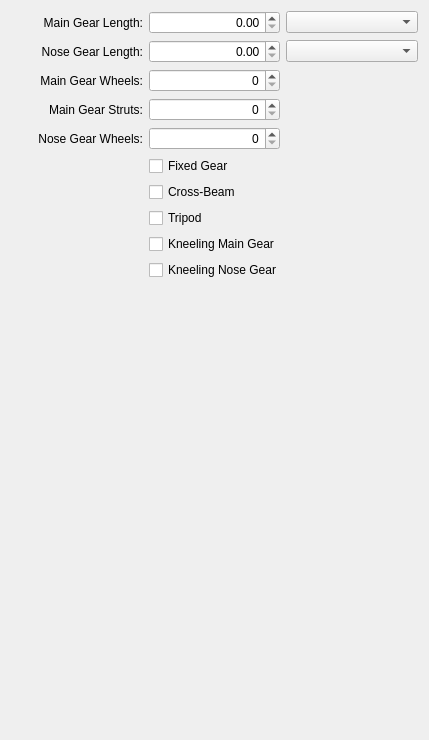
              <widget class="QWidget" name="scrollAreaWidgetContents_7">
               <property name="geometry">
                <rect>
                 <x>0</x>
                 <y>0</y>
                 <width>429</width>
                 <height>740</height>
                </rect>
               </property>
               <layout class="QGridLayout" name="gridLayout_16">
                <item row="2" column="1">
                 <widget class="QSpinBox" name="spinBoxMainGearWheels">
                  <property name="alignment">
                   <set>Qt::AlignRight|Qt::AlignTrailing|Qt::AlignVCenter</set>
                  </property>
                 </widget>
                </item>
                <item row="4" column="0">
                 <widget class="QLabel" name="labelNoseGearWheels">
                  <property name="text">
                   <string>Nose Gear Wheels:</string>
                  </property>
                  <property name="alignment">
                   <set>Qt::AlignRight|Qt::AlignTrailing|Qt::AlignVCenter</set>
                  </property>
                 </widget>
                </item>
                <item row="1" column="0">
                 <widget class="QLabel" name="labelNoseGearLength">
                  <property name="text">
                   <string>Nose Gear Length:</string>
                  </property>
                  <property name="alignment">
                   <set>Qt::AlignRight|Qt::AlignTrailing|Qt::AlignVCenter</set>
                  </property>
                  <property name="buddy">
                   <cstring>spinBoxNoseGearLength</cstring>
                  </property>
                 </widget>
                </item>
                <item row="1" column="1">
                 <widget class="QDoubleSpinBox" name="spinBoxNoseGearLength">
                  <property name="alignment">
                   <set>Qt::AlignRight|Qt::AlignTrailing|Qt::AlignVCenter</set>
                  </property>
                 </widget>
                </item>
                <item row="6" column="1" colspan="2">
                 <widget class="QCheckBox" name="checkBoxGearCross">
                  <property name="toolTip">
                   <string>cross-beam gear (like F-111 Aardvark)</string>
                  </property>
                  <property name="text">
                   <string>Cross-Beam</string>
                  </property>
                 </widget>
                </item>
                <item row="3" column="0">
                 <widget class="QLabel" name="labelMainGearStruts">
                  <property name="text">
                   <string>Main Gear Struts:</string>
                  </property>
                  <property name="alignment">
                   <set>Qt::AlignRight|Qt::AlignTrailing|Qt::AlignVCenter</set>
                  </property>
                  <property name="buddy">
                   <cstring>spinBoxMainGearStruts</cstring>
                  </property>
                 </widget>
                </item>
                <item row="9" column="1" colspan="2">
                 <widget class="QCheckBox" name="checkBoxGearNoseKneel">
                  <property name="toolTip">
                   <string>kneeling gear (like C-5 Galaxy)</string>
                  </property>
                  <property name="text">
                   <string>Kneeling Nose Gear</string>
                  </property>
                 </widget>
                </item>
                <item row="0" column="2">
                 <widget class="ComboUnitsLength" name="comboBoxMainGearLength"/>
                </item>
                <item row="2" column="0">
                 <widget class="QLabel" name="labelMainGearWheels">
                  <property name="text">
                   <string>Main Gear Wheels:</string>
                  </property>
                  <property name="alignment">
                   <set>Qt::AlignRight|Qt::AlignTrailing|Qt::AlignVCenter</set>
                  </property>
                  <property name="buddy">
                   <cstring>spinBoxMainGearWheels</cstring>
                  </property>
                 </widget>
                </item>
                <item row="4" column="1">
                 <widget class="QSpinBox" name="spinBoxNoseGearWheels">
                  <property name="alignment">
                   <set>Qt::AlignRight|Qt::AlignTrailing|Qt::AlignVCenter</set>
                  </property>
                 </widget>
                </item>
                <item row="3" column="1">
                 <widget class="QSpinBox" name="spinBoxMainGearStruts">
                  <property name="alignment">
                   <set>Qt::AlignRight|Qt::AlignTrailing|Qt::AlignVCenter</set>
                  </property>
                 </widget>
                </item>
                <item row="10" column="1">
                 <spacer name="verticalSpacer">
                  <property name="orientation">
                   <enum>Qt::Vertical</enum>
                  </property>
                  <property name="sizeHint" stdset="0">
                   <size>
                    <width>20</width>
                    <height>418</height>
                   </size>
                  </property>
                 </spacer>
                </item>
                <item row="5" column="1" colspan="2">
                 <widget class="QCheckBox" name="checkBoxGearFixed">
                  <property name="text">
                   <string>Fixed Gear</string>
                  </property>
                 </widget>
                </item>
                <item row="0" column="0">
                 <widget class="QLabel" name="labelMainGearLength">
                  <property name="toolTip">
                   <string>extended gear length</string>
                  </property>
                  <property name="text">
                   <string>Main Gear Length:</string>
                  </property>
                  <property name="alignment">
                   <set>Qt::AlignRight|Qt::AlignTrailing|Qt::AlignVCenter</set>
                  </property>
                  <property name="buddy">
                   <cstring>spinBoxMainGearLength</cstring>
                  </property>
                 </widget>
                </item>
                <item row="7" column="1" colspan="2">
                 <widget class="QCheckBox" name="checkBoxGearTripod">
                  <property name="toolTip">
                   <string>tripod gear</string>
                  </property>
                  <property name="text">
                   <string>Tripod</string>
                  </property>
                 </widget>
                </item>
                <item row="8" column="1" colspan="2">
                 <widget class="QCheckBox" name="checkBoxGearMainKneel">
                  <property name="toolTip">
                   <string>kneeling gear</string>
                  </property>
                  <property name="text">
                   <string>Kneeling Main Gear</string>
                  </property>
                 </widget>
                </item>
                <item row="0" column="1">
                 <widget class="QDoubleSpinBox" name="spinBoxMainGearLength">
                  <property name="toolTip">
                   <string>extended gear length</string>
                  </property>
                  <property name="alignment">
                   <set>Qt::AlignRight|Qt::AlignTrailing|Qt::AlignVCenter</set>
                  </property>
                 </widget>
                </item>
                <item row="1" column="2">
                 <widget class="ComboUnitsLength" name="comboBoxNoseGearLength"/>
                </item>
               </layout>
              </widget>
